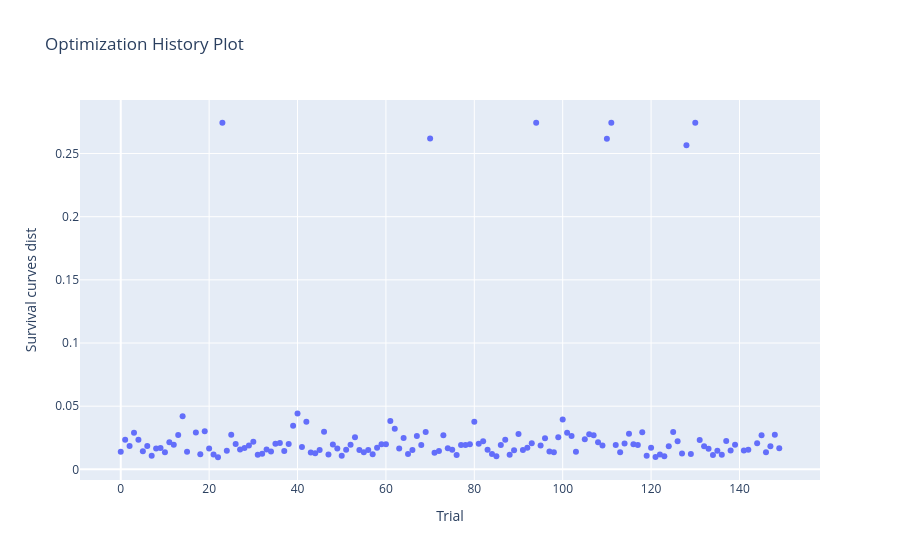
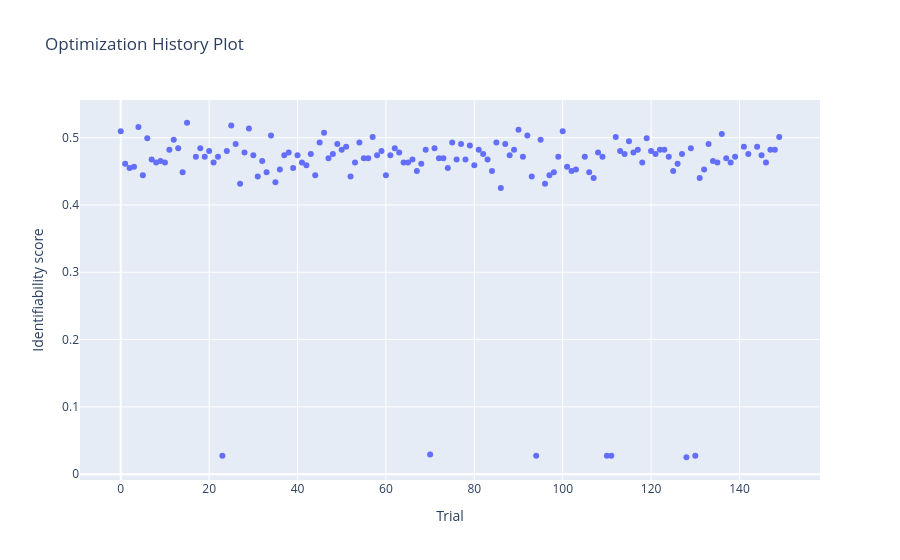

The code cell stored with these charts, in order, in its notebook:
### Code cell
from optuna.visualization import plot_optimization_history

for i in range(len(names_objs)):
    plot_optimization_history(study, target=lambda t: t.values[i], target_name=names_objs[i]).show()

### Figure 1 — Plotly figure (JSON) as saved in the notebook; plotly's stock layout.template omitted (floating-point values rounded to 4 significant figures; data arrays with more than 128 entries replaced by an {"elided": "..."} marker saying what was removed)
{"data": [{"mode": "markers", "name": "Survival curves dist", "type": "scatter", "x": {"elided": "146 int values"}, "y": {"elided": "146 float values"}}, {"marker": {"color": "#cccccc"}, "mode": "markers", "name": "Infeasible Trial", "showlegend": false, "type": "scatter", "x": [], "y": []}], "layout": {"title": {"text": "Optimization History Plot"}, "xaxis": {"title": {"text": "Trial"}}, "yaxis": {"title": {"text": "Survival curves dist"}}}}

### Figure 2 — Plotly figure (JSON) as saved in the notebook; plotly's stock layout.template omitted (floating-point values rounded to 4 significant figures; data arrays with more than 128 entries replaced by an {"elided": "..."} marker saying what was removed)
{"data": [{"mode": "markers", "name": "Identifiability score", "type": "scatter", "x": {"elided": "146 int values"}, "y": {"elided": "146 float values"}}, {"marker": {"color": "#cccccc"}, "mode": "markers", "name": "Infeasible Trial", "showlegend": false, "type": "scatter", "x": [], "y": []}], "layout": {"title": {"text": "Optimization History Plot"}, "xaxis": {"title": {"text": "Trial"}}, "yaxis": {"title": {"text": "Identifiability score"}}}}
